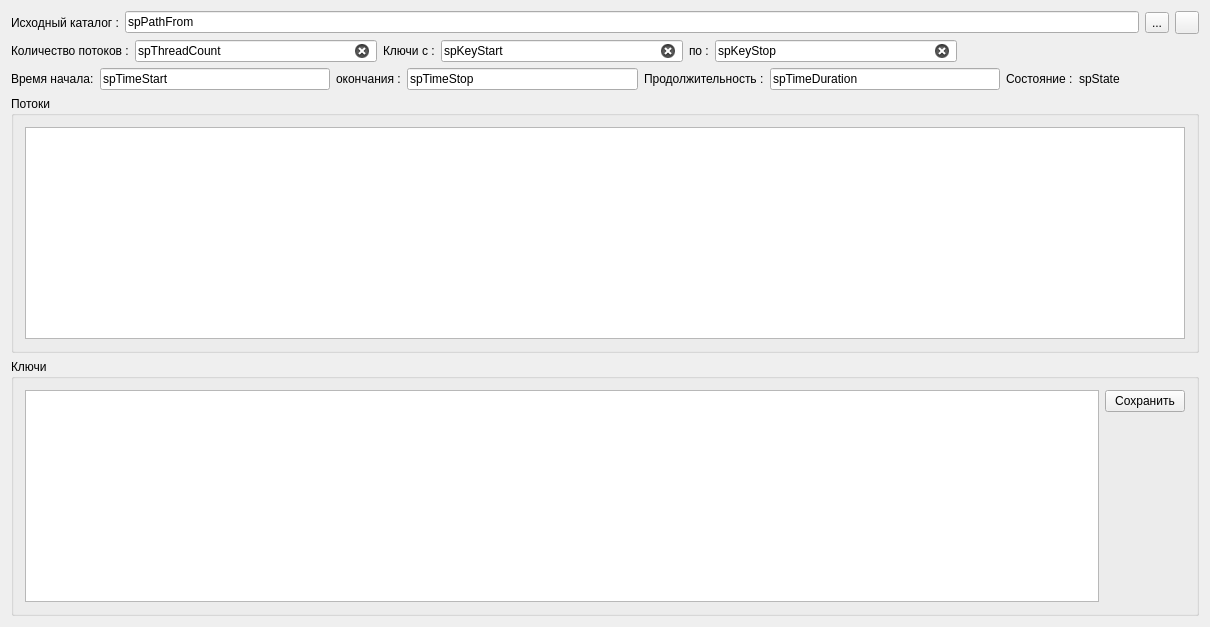
<?xml version="1.0" encoding="UTF-8"?>
<ui version="4.0">
 <class>prS63BruteForceServer</class>
 <widget class="QMainWindow" name="prS63BruteForceServer">
  <property name="geometry">
   <rect>
    <x>0</x>
    <y>0</y>
    <width>1210</width>
    <height>627</height>
   </rect>
  </property>
  <property name="windowTitle">
   <string>prHackS63MainWindow</string>
  </property>
  <widget class="QWidget" name="centralWidget">
   <layout class="QGridLayout" name="gridLayout_2">
    <item row="0" column="0">
     <layout class="QHBoxLayout" name="horizontalLayout">
      <item>
       <widget class="QLabel" name="label">
        <property name="text">
         <string>Исходный каталог :</string>
        </property>
       </widget>
      </item>
      <item>
       <widget class="QLineEdit" name="spPathFrom">
        <property name="text">
         <string>spPathFrom</string>
        </property>
        <property name="readOnly">
         <bool>true</bool>
        </property>
        <property name="clearButtonEnabled">
         <bool>false</bool>
        </property>
       </widget>
      </item>
      <item>
       <widget class="QToolButton" name="btnPathFrom">
        <property name="text">
         <string>...</string>
        </property>
       </widget>
      </item>
      <item>
       <widget class="QToolButton" name="btnRun">
        <property name="text">
         <string/>
        </property>
        <property name="icon">
         <iconset resource="../../res/resources.qrc">
          <normaloff>:/icones/icones/run.png</normaloff>:/icones/icones/run.png</iconset>
        </property>
       </widget>
      </item>
     </layout>
    </item>
    <item row="1" column="0">
     <layout class="QHBoxLayout" name="horizontalLayout_2">
      <item>
       <widget class="QLabel" name="label_6">
        <property name="text">
         <string>Количество потоков :</string>
        </property>
       </widget>
      </item>
      <item>
       <widget class="QLineEdit" name="spThreadCount">
        <property name="text">
         <string>spThreadCount</string>
        </property>
        <property name="readOnly">
         <bool>false</bool>
        </property>
        <property name="clearButtonEnabled">
         <bool>true</bool>
        </property>
       </widget>
      </item>
      <item>
       <widget class="QLabel" name="label_2">
        <property name="text">
         <string>Ключи c :</string>
        </property>
       </widget>
      </item>
      <item>
       <widget class="QLineEdit" name="spKeyStart">
        <property name="text">
         <string>spKeyStart</string>
        </property>
        <property name="readOnly">
         <bool>false</bool>
        </property>
        <property name="clearButtonEnabled">
         <bool>true</bool>
        </property>
       </widget>
      </item>
      <item>
       <widget class="QLabel" name="label_7">
        <property name="text">
         <string>по :</string>
        </property>
       </widget>
      </item>
      <item>
       <widget class="QLineEdit" name="spKeyStop">
        <property name="text">
         <string>spKeyStop</string>
        </property>
        <property name="readOnly">
         <bool>false</bool>
        </property>
        <property name="clearButtonEnabled">
         <bool>true</bool>
        </property>
       </widget>
      </item>
      <item>
       <spacer name="horizontalSpacer">
        <property name="orientation">
         <enum>Qt::Horizontal</enum>
        </property>
        <property name="sizeHint" stdset="0">
         <size>
          <width>40</width>
          <height>20</height>
         </size>
        </property>
       </spacer>
      </item>
     </layout>
    </item>
    <item row="2" column="0">
     <layout class="QHBoxLayout" name="horizontalLayout_3">
      <item>
       <widget class="QLabel" name="label_3">
        <property name="text">
         <string>Время начала:</string>
        </property>
       </widget>
      </item>
      <item>
       <widget class="QLineEdit" name="spTimeStart">
        <property name="text">
         <string>spTimeStart</string>
        </property>
        <property name="readOnly">
         <bool>true</bool>
        </property>
       </widget>
      </item>
      <item>
       <widget class="QLabel" name="label_4">
        <property name="text">
         <string>окончания :</string>
        </property>
       </widget>
      </item>
      <item>
       <widget class="QLineEdit" name="spTimeStop">
        <property name="text">
         <string>spTimeStop</string>
        </property>
        <property name="readOnly">
         <bool>true</bool>
        </property>
       </widget>
      </item>
      <item>
       <widget class="QLabel" name="label_5">
        <property name="text">
         <string>Продолжительность :</string>
        </property>
       </widget>
      </item>
      <item>
       <widget class="QLineEdit" name="spTimeDuration">
        <property name="text">
         <string>spTimeDuration</string>
        </property>
        <property name="readOnly">
         <bool>true</bool>
        </property>
       </widget>
      </item>
      <item>
       <widget class="QLabel" name="label_8">
        <property name="text">
         <string>Состояние :</string>
        </property>
       </widget>
      </item>
      <item>
       <widget class="QLabel" name="spState">
        <property name="sizePolicy">
         <sizepolicy hsizetype="Fixed" vsizetype="Fixed">
          <horstretch>0</horstretch>
          <verstretch>0</verstretch>
         </sizepolicy>
        </property>
        <property name="minimumSize">
         <size>
          <width>120</width>
          <height>0</height>
         </size>
        </property>
        <property name="maximumSize">
         <size>
          <width>120</width>
          <height>16777215</height>
         </size>
        </property>
        <property name="text">
         <string>spState</string>
        </property>
       </widget>
      </item>
     </layout>
    </item>
    <item row="3" column="0">
     <widget class="QGroupBox" name="spThreads">
      <property name="title">
       <string>Потоки</string>
      </property>
      <layout class="QGridLayout" name="gridLayout">
       <item row="0" column="0">
        <widget class="QTableView" name="spLog"/>
       </item>
      </layout>
     </widget>
    </item>
    <item row="4" column="0">
     <widget class="QGroupBox" name="spKeys">
      <property name="title">
       <string>Ключи</string>
      </property>
      <layout class="QGridLayout" name="gridLayout_3">
       <item row="0" column="0">
        <layout class="QHBoxLayout" name="horizontalLayout_4">
         <item>
          <widget class="QTreeView" name="spLogKeys"/>
         </item>
         <item>
          <layout class="QVBoxLayout" name="verticalLayout">
           <item>
            <widget class="QPushButton" name="btnSave">
             <property name="text">
              <string>Сохранить</string>
             </property>
             <property name="icon">
              <iconset>
               <normaloff>res/icones/save.png</normaloff>res/icones/save.png</iconset>
             </property>
            </widget>
           </item>
           <item>
            <spacer name="verticalSpacer">
             <property name="orientation">
              <enum>Qt::Vertical</enum>
             </property>
             <property name="sizeHint" stdset="0">
              <size>
               <width>20</width>
               <height>40</height>
              </size>
             </property>
            </spacer>
           </item>
          </layout>
         </item>
        </layout>
       </item>
      </layout>
     </widget>
    </item>
   </layout>
  </widget>
 </widget>
 <layoutdefault spacing="6" margin="11"/>
 <resources>
  <include location="../../res/resources.qrc"/>
 </resources>
 <connections/>
</ui>
